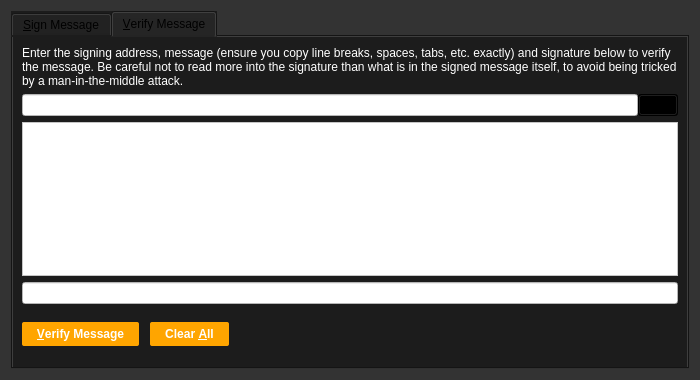
<?xml version="1.0" encoding="UTF-8"?>
<ui version="4.0">
 <class>SignVerifyMessageDialog</class>
 <widget class="QDialog" name="SignVerifyMessageDialog">
  <property name="geometry">
   <rect>
    <x>0</x>
    <y>0</y>
    <width>700</width>
    <height>380</height>
   </rect>
  </property>
  <property name="windowTitle">
   <string>Signatures - Sign / Verify a Message</string>
  </property>
  <property name="styleSheet">
   <string notr="true">background-color:rgb(51, 51, 51);</string>
  </property>
  <property name="modal">
   <bool>true</bool>
  </property>
  <layout class="QVBoxLayout" name="verticalLayout">
   <item>
    <widget class="QTabWidget" name="tabWidget">
     <property name="styleSheet">
      <string notr="true">background-color:rgb(28, 28, 28);</string>
     </property>
     <property name="currentIndex">
      <number>1</number>
     </property>
     <widget class="QWidget" name="tabSignMessage">
      <attribute name="title">
       <string>&amp;Sign Message</string>
      </attribute>
      <layout class="QVBoxLayout" name="verticalLayout_SM">
       <item>
        <widget class="QLabel" name="infoLabel_SM">
         <property name="styleSheet">
          <string notr="true">color: rgb(255, 255, 255);</string>
         </property>
         <property name="text">
          <string>You can sign messages with your addresses to prove you own them. Be careful not to sign anything vague, as phishing attacks may try to trick you into signing your identity over to them. Only sign fully-detailed statements you agree to.</string>
         </property>
         <property name="textFormat">
          <enum>Qt::PlainText</enum>
         </property>
         <property name="wordWrap">
          <bool>true</bool>
         </property>
        </widget>
       </item>
       <item>
        <layout class="QHBoxLayout" name="horizontalLayout_1_SM">
         <property name="spacing">
          <number>0</number>
         </property>
         <item>
          <widget class="QValidatedLineEdit" name="addressIn_SM">
           <property name="toolTip">
            <string>The address to sign the message with (e.g. B8gZqgY4r2RoEdqYk3QsAqFckyf9pRHN6i)</string>
           </property>
           <property name="styleSheet">
            <string notr="true">background-color: rgb(255, 255, 255);
color: rgb(0, 0, 0);
padding:2px;</string>
           </property>
           <property name="maxLength">
            <number>34</number>
           </property>
          </widget>
         </item>
         <item>
          <widget class="QPushButton" name="addressBookButton_SM">
           <property name="toolTip">
            <string>Choose an address from the address book</string>
           </property>
           <property name="styleSheet">
            <string notr="true">background-color:rgb(28, 28, 28);</string>
           </property>
           <property name="text">
            <string/>
           </property>
           <property name="icon">
            <iconset resource="../bitcoin.qrc">
             <normaloff>:/icons/address-book</normaloff>:/icons/address-book</iconset>
           </property>
           <property name="shortcut">
            <string>Alt+A</string>
           </property>
           <property name="autoDefault">
            <bool>false</bool>
           </property>
          </widget>
         </item>
         <item>
          <widget class="QPushButton" name="pasteButton_SM">
           <property name="toolTip">
            <string>Paste address from clipboard</string>
           </property>
           <property name="styleSheet">
            <string notr="true">background-color:rgb(28, 28, 28);</string>
           </property>
           <property name="text">
            <string/>
           </property>
           <property name="icon">
            <iconset resource="../bitcoin.qrc">
             <normaloff>:/icons/editpaste</normaloff>:/icons/editpaste</iconset>
           </property>
           <property name="shortcut">
            <string>Alt+P</string>
           </property>
           <property name="autoDefault">
            <bool>false</bool>
           </property>
          </widget>
         </item>
        </layout>
       </item>
       <item>
        <widget class="QPlainTextEdit" name="messageIn_SM">
         <property name="toolTip">
          <string>Enter the message you want to sign here</string>
         </property>
         <property name="styleSheet">
          <string notr="true">background-color: rgb(255, 255, 255);
color: rgb(0, 0, 0);
padding:2px;</string>
         </property>
        </widget>
       </item>
       <item>
        <layout class="QHBoxLayout" name="horizontalLayout_2_SM">
         <property name="spacing">
          <number>0</number>
         </property>
         <item>
          <widget class="QLineEdit" name="signatureOut_SM">
           <property name="font">
            <font>
             <italic>true</italic>
            </font>
           </property>
           <property name="styleSheet">
            <string notr="true">background-color: rgb(255, 255, 255);
color: rgb(0, 0, 0);
padding:2px;</string>
           </property>
           <property name="readOnly">
            <bool>true</bool>
           </property>
          </widget>
         </item>
         <item>
          <widget class="QPushButton" name="copySignatureButton_SM">
           <property name="toolTip">
            <string>Copy the current signature to the system clipboard</string>
           </property>
           <property name="styleSheet">
            <string notr="true">background-color:rgb(28, 28, 28);</string>
           </property>
           <property name="text">
            <string/>
           </property>
           <property name="icon">
            <iconset resource="../bitcoin.qrc">
             <normaloff>:/icons/editcopy</normaloff>:/icons/editcopy</iconset>
           </property>
           <property name="autoDefault">
            <bool>false</bool>
           </property>
          </widget>
         </item>
        </layout>
       </item>
       <item>
        <layout class="QHBoxLayout" name="horizontalLayout_3_SM">
         <item>
          <widget class="QPushButton" name="signMessageButton_SM">
           <property name="toolTip">
            <string>Sign the message to prove you own this SpectreSecurityCoin address</string>
           </property>
           <property name="styleSheet">
            <string notr="true">background-color: rgb(255, 165, 0); 
font: 75 10pt 'Ubuntu';
font-weight:bold; 
border-radius:2px; 
padding:5px 15px;
color: rgb(255, 255, 255);
margin:0px 5px 0px 0px;</string>
           </property>
           <property name="text">
            <string>&amp;Sign Message</string>
           </property>
           <property name="icon">
            <iconset resource="../bitcoin.qrc">
             <normaloff>:/icons/edit</normaloff>:/icons/edit</iconset>
           </property>
           <property name="autoDefault">
            <bool>false</bool>
           </property>
          </widget>
         </item>
         <item>
          <widget class="QPushButton" name="clearButton_SM">
           <property name="toolTip">
            <string>Reset all sign message fields</string>
           </property>
           <property name="styleSheet">
            <string notr="true">background-color: rgb(255, 165, 0); 
font: 75 10pt 'Ubuntu';
font-weight:bold; 
border-radius:2px; 
padding:5px 15px;
color: rgb(255, 255, 255);
margin:0px 5px 0px 0px;</string>
           </property>
           <property name="text">
            <string>Clear &amp;All</string>
           </property>
           <property name="icon">
            <iconset resource="../bitcoin.qrc">
             <normaloff>:/icons/remove</normaloff>:/icons/remove</iconset>
           </property>
           <property name="autoDefault">
            <bool>false</bool>
           </property>
          </widget>
         </item>
         <item>
          <spacer name="horizontalSpacer_1_SM">
           <property name="orientation">
            <enum>Qt::Horizontal</enum>
           </property>
           <property name="sizeHint" stdset="0">
            <size>
             <width>40</width>
             <height>48</height>
            </size>
           </property>
          </spacer>
         </item>
         <item>
          <widget class="QLabel" name="statusLabel_SM">
           <property name="font">
            <font>
             <weight>75</weight>
             <bold>true</bold>
            </font>
           </property>
           <property name="styleSheet">
            <string notr="true">background-color:rgb(28, 28, 28);</string>
           </property>
           <property name="text">
            <string/>
           </property>
           <property name="wordWrap">
            <bool>true</bool>
           </property>
          </widget>
         </item>
         <item>
          <spacer name="horizontalSpacer_2_SM">
           <property name="orientation">
            <enum>Qt::Horizontal</enum>
           </property>
           <property name="sizeHint" stdset="0">
            <size>
             <width>40</width>
             <height>48</height>
            </size>
           </property>
          </spacer>
         </item>
        </layout>
       </item>
      </layout>
     </widget>
     <widget class="QWidget" name="tabVerifyMessage">
      <attribute name="title">
       <string>&amp;Verify Message</string>
      </attribute>
      <layout class="QVBoxLayout" name="verticalLayout_VM">
       <item>
        <widget class="QLabel" name="infoLabel_VM">
         <property name="styleSheet">
          <string notr="true">color: rgb(255, 255, 255);</string>
         </property>
         <property name="text">
          <string>Enter the signing address, message (ensure you copy line breaks, spaces, tabs, etc. exactly) and signature below to verify the message. Be careful not to read more into the signature than what is in the signed message itself, to avoid being tricked by a man-in-the-middle attack.</string>
         </property>
         <property name="textFormat">
          <enum>Qt::PlainText</enum>
         </property>
         <property name="alignment">
          <set>Qt::AlignLeading|Qt::AlignLeft|Qt::AlignTop</set>
         </property>
         <property name="wordWrap">
          <bool>true</bool>
         </property>
        </widget>
       </item>
       <item>
        <layout class="QHBoxLayout" name="horizontalLayout_1_VM">
         <property name="spacing">
          <number>0</number>
         </property>
         <item>
          <widget class="QValidatedLineEdit" name="addressIn_VM">
           <property name="toolTip">
            <string>The address the message was signed with (e.g. B8gZqgY4r2RoEdqYk3QsAqFckyf9pRHN6i)</string>
           </property>
           <property name="styleSheet">
            <string notr="true">background-color: rgb(255, 255, 255);
color: rgb(0, 0, 0);
padding:2px;</string>
           </property>
           <property name="maxLength">
            <number>34</number>
           </property>
          </widget>
         </item>
         <item>
          <widget class="QPushButton" name="addressBookButton_VM">
           <property name="toolTip">
            <string>Choose an address from the address book</string>
           </property>
           <property name="styleSheet">
            <string notr="true">background-color: rgb(0, 0, 0);</string>
           </property>
           <property name="text">
            <string/>
           </property>
           <property name="icon">
            <iconset resource="../bitcoin.qrc">
             <normaloff>:/icons/address-book</normaloff>:/icons/address-book</iconset>
           </property>
           <property name="shortcut">
            <string>Alt+A</string>
           </property>
           <property name="autoDefault">
            <bool>false</bool>
           </property>
          </widget>
         </item>
        </layout>
       </item>
       <item>
        <widget class="QPlainTextEdit" name="messageIn_VM">
         <property name="styleSheet">
          <string notr="true">background-color: rgb(255, 255, 255);
color: rgb(0, 0, 0);
padding:2px;</string>
         </property>
        </widget>
       </item>
       <item>
        <widget class="QValidatedLineEdit" name="signatureIn_VM">
         <property name="styleSheet">
          <string notr="true">background-color: rgb(255, 255, 255);
color: rgb(0, 0, 0);
padding:2px;</string>
         </property>
        </widget>
       </item>
       <item>
        <layout class="QHBoxLayout" name="horizontalLayout_2_VM">
         <item>
          <widget class="QPushButton" name="verifyMessageButton_VM">
           <property name="toolTip">
            <string>Verify the message to ensure it was signed with the specified SpectreSecurityCoin address</string>
           </property>
           <property name="styleSheet">
            <string notr="true">background-color: rgb(255, 165, 0); 
font: 75 10pt 'Ubuntu';
font-weight:bold; 
border-radius:2px; 
padding:5px 15px;
color: rgb(255, 255, 255);
margin:0px 5px 0px 0px;</string>
           </property>
           <property name="text">
            <string>&amp;Verify Message</string>
           </property>
           <property name="icon">
            <iconset resource="../bitcoin.qrc">
             <normaloff>:/icons/transaction_0</normaloff>:/icons/transaction_0</iconset>
           </property>
           <property name="autoDefault">
            <bool>false</bool>
           </property>
          </widget>
         </item>
         <item>
          <widget class="QPushButton" name="clearButton_VM">
           <property name="toolTip">
            <string>Reset all verify message fields</string>
           </property>
           <property name="styleSheet">
            <string notr="true">background-color: rgb(255, 165, 0); 
font: 75 10pt 'Ubuntu';
font-weight:bold; 
border-radius:2px; 
padding:5px 15px;
color: rgb(255, 255, 255);
margin:0px 5px 0px 0px;</string>
           </property>
           <property name="text">
            <string>Clear &amp;All</string>
           </property>
           <property name="icon">
            <iconset resource="../bitcoin.qrc">
             <normaloff>:/icons/remove</normaloff>:/icons/remove</iconset>
           </property>
           <property name="autoDefault">
            <bool>false</bool>
           </property>
          </widget>
         </item>
         <item>
          <spacer name="horizontalSpacer_1_VM">
           <property name="orientation">
            <enum>Qt::Horizontal</enum>
           </property>
           <property name="sizeHint" stdset="0">
            <size>
             <width>40</width>
             <height>48</height>
            </size>
           </property>
          </spacer>
         </item>
         <item>
          <widget class="QLabel" name="statusLabel_VM">
           <property name="font">
            <font>
             <weight>75</weight>
             <bold>true</bold>
            </font>
           </property>
           <property name="styleSheet">
            <string notr="true">background-color:rgb(28, 28, 28);</string>
           </property>
           <property name="text">
            <string/>
           </property>
           <property name="wordWrap">
            <bool>true</bool>
           </property>
          </widget>
         </item>
         <item>
          <spacer name="horizontalSpacer_2_VM">
           <property name="orientation">
            <enum>Qt::Horizontal</enum>
           </property>
           <property name="sizeHint" stdset="0">
            <size>
             <width>40</width>
             <height>48</height>
            </size>
           </property>
          </spacer>
         </item>
        </layout>
       </item>
      </layout>
     </widget>
    </widget>
   </item>
  </layout>
 </widget>
 <customwidgets>
  <customwidget>
   <class>QValidatedLineEdit</class>
   <extends>QLineEdit</extends>
   <header>qvalidatedlineedit.h</header>
  </customwidget>
 </customwidgets>
 <resources>
  <include location="../bitcoin.qrc"/>
 </resources>
 <connections/>
</ui>
